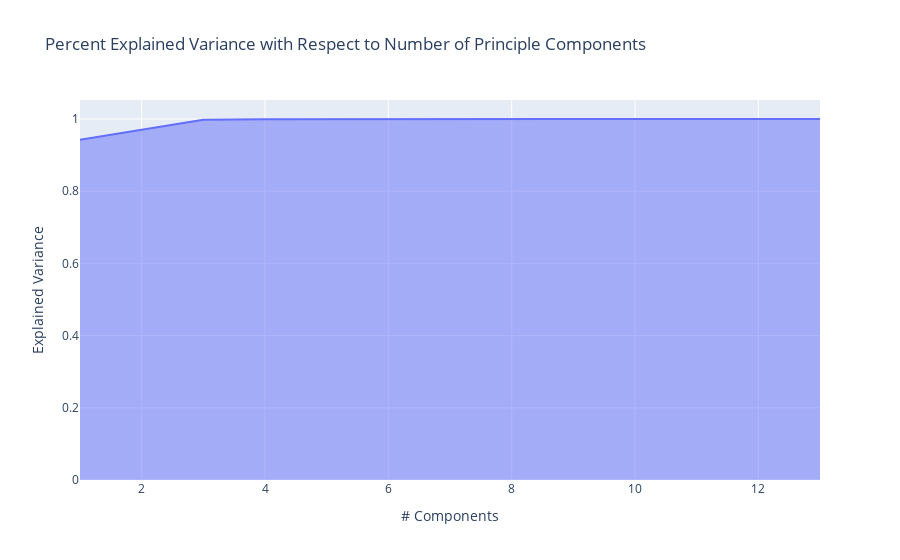

The notebook cell this image was saved under:
### Markdown cell above
### Part Three : Determine Explained Variance

### Code cell
exp_var_cumul = np.cumsum(pca.explained_variance_ratio_)

px.area(
    x=range(1, exp_var_cumul.shape[0] + 1),
    y=exp_var_cumul,
    title = "Percent Explained Variance with Respect to Number of Principle Components",
    labels={"x": "# Components", "y": "Explained Variance"}
)

### Figure 1 — Plotly figure (JSON) as saved in the notebook; plotly's stock layout.template omitted (floating-point values rounded to 4 significant figures)
{"data": [{"hovertemplate": "# Components=%{x}<br>Explained Variance=%{y}<extra></extra>", "legendgroup": "", "line": {"color": "#636efa"}, "mode": "lines", "name": "", "orientation": "v", "showlegend": false, "stackgroup": "1", "type": "scatter", "x": [1, 2, 3, 4, 5, 6, 7, 8, 9, 10, 11, 12, 13], "xaxis": "x", "y": [0.9424, 0.9706, 0.998, 0.999, 0.9995, 0.9998, 0.9999, 1.0, 1.0, 1.0, 1.0, 1.0, 1], "yaxis": "y"}], "layout": {"autosize": true, "legend": {"tracegroupgap": 0}, "title": {"text": "Percent Explained Variance with Respect to Number of Principle Components"}, "xaxis": {"anchor": "y", "autorange": true, "domain": [0, 1], "range": [1, 13], "title": {"text": "# Components"}, "type": "linear"}, "yaxis": {"anchor": "x", "autorange": true, "domain": [0, 1], "range": [0, 1.053], "title": {"text": "Explained Variance"}, "type": "linear"}}}
